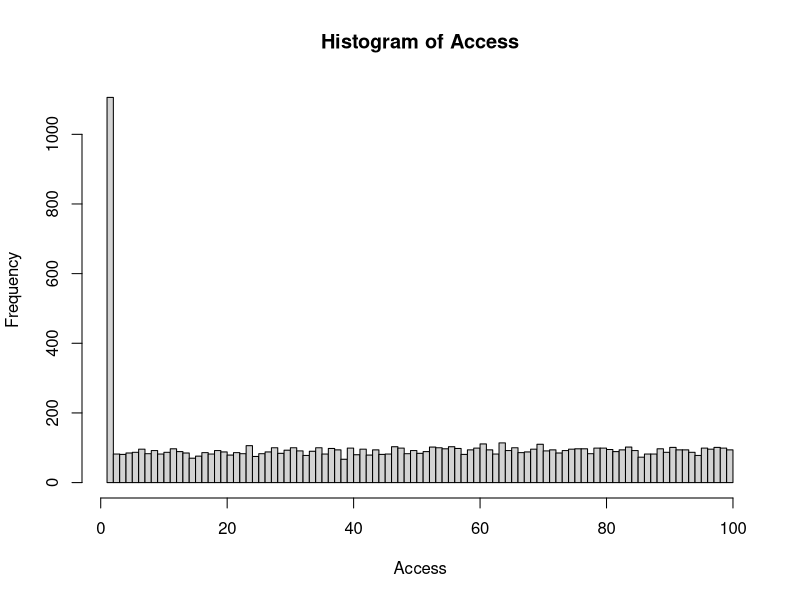
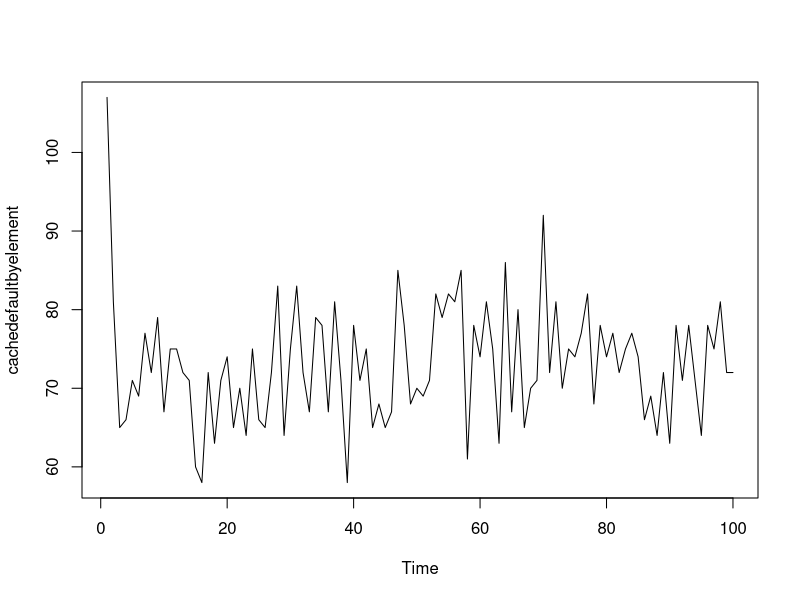
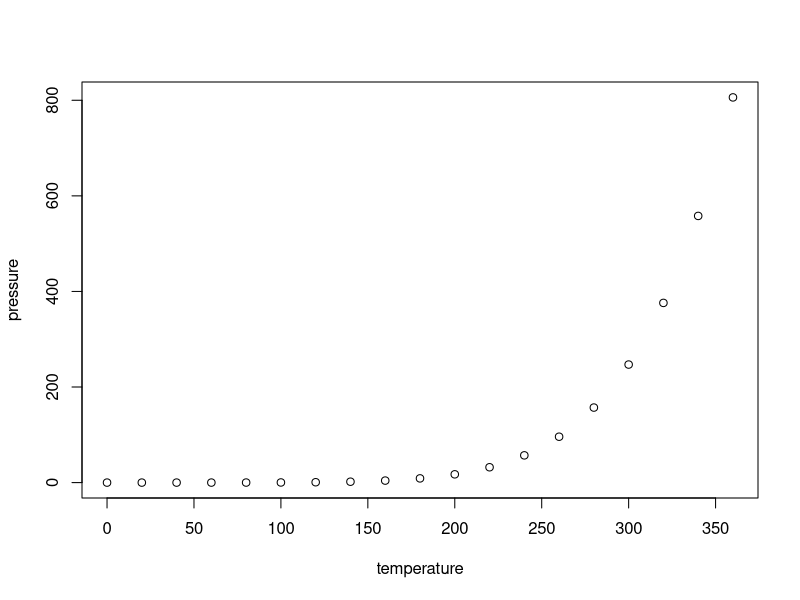

The R script that drew these images, in order:
## ---- chunk 1
knitr::opts_chunk$set(echo = TRUE)
## ---- chunk 2
N = 100
a = 0.1
b = (1-a)/(N-1)
K = 20 #taille du cache
T = 10000
cachedefault = 0
cachedefaultbyelement = vector(length=N)


Access = sample((1:N),T, prob=c(a,rep(b,N-1)), replace = T) #On simule un accée
hist(Access, breaks=N)

cache = list(length = K) 

for(access in Access){
  # access = sample((1:N),1, prob=c(a,rep(b,N-1)), replace = T)
  if(length(cache)<K){
    if( access %in% cache ){
      listofposition = (1:K)[cache==access]
      temp = cache[-listofposition[length(listofposition)]]
      cache = c(access,temp)
    }else{
      cache <- c(access,cache)
    }
  }else{
    if( access %in% cache ){
      listofposition = (1:K)[cache==access]
      temp = cache[-listofposition[length(listofposition)]]
      cache = c(access,temp)
    }else{
      temp = cache[-length(cache)]
      cache = c(access,temp)
      cachedefault <- cachedefault +1
      cachedefaultbyelement[access] <- cachedefaultbyelement[access] +1
    }
  }
}

plot.ts(cachedefaultbyelement)



## ---- chunk 3
plot(pressure)
